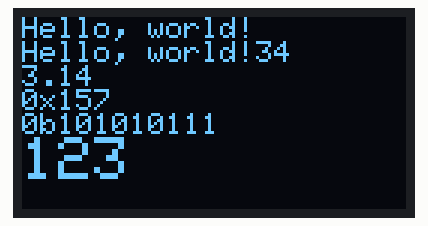
This sketch was run on a simulated Arduino Uno, built with avr-gcc and run on an emulated ATmega328P. Parts: 128×64 one-colour display. The display library's start-up logo is not drawn.

Above: at 0.1 s.

The sketch:

text.ino
```cpp
#include <SPI.h>
#include <Wire.h>
#include <Adafruit_GFX.h>
#include <Adafruit_SSD1306.h>

#define SCREEN_WIDTH 128 // OLED display width, in pixels
#define SCREEN_HEIGHT 64 // OLED display height, in pixels

#define OLED_RESET     -1 // Reset pin #(This module don't have reset pin :) )
#define SCREEN_ADDRESS 0x3C // Default Address

Adafruit_SSD1306 display(SCREEN_WIDTH, SCREEN_HEIGHT, &Wire, OLED_RESET);
void print_test();

void setup(){
 // SSD1306_SWITCHCAPVCC = generate display voltage from 3.3V internally
  if(!display.begin(SSD1306_SWITCHCAPVCC, SCREEN_ADDRESS)) {
    Serial.println(F("SSD1306 allocation failed"));
    for(;;); // Don't proceed, loop forever
  }
  display.display();
  display.clearDisplay();
  print_test();
}

void print_test(){
  display.setTextSize(1);
  // Normal 1:1 pixel scale

  display.setTextColor(SSD1306_WHITE);
  // Set text color
  // color can be SSD1306_WHITE or SSD1306_BLACK

  display.println(F("Hello, world!"));
  display.print(F("Hello, world!"));
  // Print string to display
  // Wrap around F() to use Progmem instead of sram
  // Remember to call display() after drawing anything

  // int
  display.println(34);
  // float
  display.println(3.14);
  // hex
  display.print("0x");
  display.println(343, HEX);
  // binary
  display.print("0b");
  display.println(343, BIN);
  // Remember to call display() after drawing anything
//  display.display();
  display.setTextSize(2);
  display.print("123");
  display.display();
}

void loop(){
}
```
